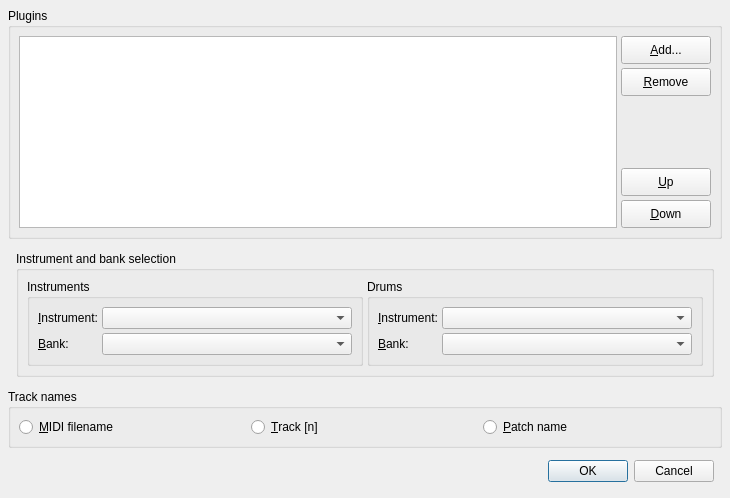
<?xml version="1.0" encoding="UTF-8"?>
<ui version="4.0">
 <author>rncbc aka Rui Nuno Capela</author>
 <comment>qtractor - An Audio/MIDI multi-track sequencer.

   Copyright (C) 2005-2020, rncbc aka Rui Nuno Capela. All rights reserved.

   This program is free software; you can redistribute it and/or
   modify it under the terms of the GNU General Public License
   as published by the Free Software Foundation; either version 2
   of the License, or (at your option) any later version.

   This program is distributed in the hope that it will be useful,
   but WITHOUT ANY WARRANTY; without even the implied warranty of
   MERCHANTABILITY or FITNESS FOR A PARTICULAR PURPOSE.  See the
   GNU General Public License for more details.

   You should have received a copy of the GNU General Public License along
   with this program; if not, write to the Free Software Foundation, Inc.,
   51 Franklin Street, Fifth Floor, Boston, MA 02110-1301 USA.

 </comment>
 <class>qtractorMidiImportForm</class>
 <widget class="QDialog" name="qtractorMidiImportForm">
  <property name="geometry">
   <rect>
    <x>0</x>
    <y>0</y>
    <width>0</width>
    <height>0</height>
   </rect>
  </property>
  <property name="windowTitle">
   <string>MIDI import</string>
  </property>
  <property name="focusPolicy" >
   <enum>Qt::StrongFocus</enum>
  </property>
  <property name="windowIcon" >
   <iconset resource="qtractor.qrc" >:/images/itemMidiFile.png</iconset>
  </property>
  <layout class="QVBoxLayout" >
   <item>
    <widget class="QGroupBox" name="Plugins">
     <property name="title">
      <string>Plugins</string>
     </property>
      <layout class="QHBoxLayout" >
       <item>
        <widget class="qtractorPluginListView" name="PluginListView" >
         <property name="focusPolicy" >
          <enum>Qt::WheelFocus</enum>
         </property>
         <property name="toolTip" >
          <string>Track plugins</string>
         </property>
        </widget>
       </item>
       <item>
        <layout class="QVBoxLayout" >
         <item>
          <widget class="QToolButton" name="AddPluginToolButton" >
           <property name="minimumSize" >
            <size>
             <width>90</width>
             <height>28</height>
            </size>
           </property>
           <property name="toolTip" >
            <string>Add plugin</string>
           </property>
           <property name="text" >
            <string>&amp;Add...</string>
           </property>
           <property name="icon" >
            <iconset resource="qtractor.qrc" >:/images/formCreate.png</iconset>
           </property>
           <property name="toolButtonStyle" >
            <enum>Qt::ToolButtonTextBesideIcon</enum>
           </property>
          </widget>
         </item>
         <item>
          <widget class="QToolButton" name="RemovePluginToolButton" >
           <property name="minimumSize" >
            <size>
             <width>90</width>
             <height>28</height>
            </size>
           </property>
           <property name="toolTip" >
            <string>Remove plugin</string>
           </property>
           <property name="text" >
            <string>&amp;Remove</string>
           </property>
           <property name="icon" >
            <iconset resource="qtractor.qrc" >:/images/formRemove.png</iconset>
           </property>
           <property name="toolButtonStyle" >
            <enum>Qt::ToolButtonTextBesideIcon</enum>
           </property>
          </widget>
         </item>
         <item>
          <spacer>
           <property name="orientation" >
            <enum>Qt::Vertical</enum>
           </property>
           <property name="sizeHint" >
            <size>
             <width>8</width>
             <height>8</height>
            </size>
           </property>
          </spacer>
         </item>
         <item>
          <widget class="QToolButton" name="MoveUpPluginToolButton" >
           <property name="minimumSize" >
            <size>
             <width>90</width>
             <height>28</height>
            </size>
           </property>
           <property name="toolTip" >
            <string>Move plugin up</string>
           </property>
           <property name="text" >
            <string>&amp;Up</string>
           </property>
           <property name="icon" >
            <iconset resource="qtractor.qrc" >:/images/formMoveUp.png</iconset>
           </property>
           <property name="toolButtonStyle" >
            <enum>Qt::ToolButtonTextBesideIcon</enum>
           </property>
          </widget>
         </item>
         <item>
          <widget class="QToolButton" name="MoveDownPluginToolButton" >
           <property name="minimumSize" >
            <size>
             <width>90</width>
             <height>28</height>
            </size>
           </property>
           <property name="toolTip" >
            <string>Move plugin down</string>
           </property>
           <property name="text" >
            <string>&amp;Down</string>
           </property>
           <property name="icon" >
            <iconset resource="qtractor.qrc" >:/images/formMoveDown.png</iconset>
           </property>
           <property name="toolButtonStyle" >
            <enum>Qt::ToolButtonTextBesideIcon</enum>
           </property>
          </widget>
         </item>
        </layout>
       </item>
      </layout>
    </widget>
   </item>
   <item>
    <layout class="QHBoxLayout" >
     <property name="spacing" >
      <number>4</number>
     </property>
     <property name="margin" >
      <number>8</number>
     </property>
     <item>
      <widget class="QGroupBox" name="InstrumentBankGroup">
       <property name="title">
        <string>Instrument and bank selection</string>
       </property>
       <layout class="QHBoxLayout" >
        <item>
         <widget class="QGroupBox" name="InstrumentGroup">
          <property name="title">
           <string>Instruments</string>
          </property>
          <layout class="QGridLayout" >
           <property name="margin" >
            <number>8</number>
           </property>
           <property name="spacing" >
            <number>4</number>
           </property>
           <item row="0" column="0" >
            <widget class="QLabel" name="InstInstTextLabel" >
             <property name="text" >
              <string>&amp;Instrument:</string>
             </property>
             <property name="buddy" >
              <cstring>InstInstComboBox</cstring>
             </property>
            </widget>
           </item>
           <item row="0" column="1" colspan="5" >
            <widget class="QComboBox" name="InstInstComboBox" >
             <property name="minimumSize" >
              <size>
               <width>250</width>
              </size>
             </property>            
             <property name="toolTip" >
              <string>Select instrument for all instruments</string>
             </property>
            </widget>
           </item>
           <item row="1" column="0" >
            <widget class="QLabel" name="InstBankTextLabel" >
             <property name="text" >
              <string>&amp;Bank:</string>
             </property>
             <property name="buddy" >
              <cstring>InstBankComboBox</cstring>
             </property>
            </widget>
           </item>
           <item row="1" column="1" colspan="5" >
            <widget class="QComboBox" name="InstBankComboBox" >
             <property name="minimumSize" >
              <size>
               <width>250</width>
              </size>
             </property>            
             <property name="toolTip" >
              <string>Select bank for all instruments</string>
             </property>
            </widget>
           </item>
          </layout>
         </widget>
        </item>
        <item>
         <widget class="QGroupBox" name="DrumGroup">
          <property name="title">
           <string>Drums</string>
          </property>
          <layout class="QGridLayout" >
           <property name="margin" >
            <number>8</number>
           </property>
           <property name="spacing" >
            <number>4</number>
           </property>
           <item row="0" column="0" >
            <widget class="QLabel" name="DrumInstTextLabel" >
             <property name="text" >
              <string>&amp;Instrument:</string>
             </property>
             <property name="buddy" >
              <cstring>DrumInstComboBox</cstring>
             </property>
            </widget>
           </item>
           <item row="0" column="1" colspan="5" >
            <widget class="QComboBox" name="DrumInstComboBox" >
             <property name="minimumSize" >
              <size>
               <width>250</width>
              </size>
             </property>            
             <property name="toolTip" >
              <string>Select instrument for all drums</string>
             </property>
            </widget>
           </item>
           <item row="1" column="0" >
            <widget class="QLabel" name="DrumBankTextLabel" >
             <property name="text" >
              <string>&amp;Bank:</string>
             </property>
             <property name="buddy" >
              <cstring>DrumBankComboBox</cstring>
             </property>
            </widget>
           </item>
           <item row="1" column="1" colspan="5" >
            <widget class="QComboBox" name="DrumBankComboBox" >
             <property name="minimumSize" >
              <size>
               <width>250</width>
              </size>
             </property>            
             <property name="toolTip" >
              <string>Select bank for all drums</string>
             </property>
            </widget>
           </item>
          </layout>
         </widget>
        </item>
       </layout>
      </widget>
     </item>
    </layout>
   </item>
   <item>
    <widget class="QGroupBox" name="TrackNameGroup">
     <property name="title">
      <string>Track names</string>
     </property>
     <layout class="QHBoxLayout" >
      <item>
       <widget class="QRadioButton" name="NameMidiRadioButton">
        <property name="toolTip">
         <string>Set MIDI filename (without extension) for track name</string>
        </property>
        <property name="text">
         <string>&amp;MIDI filename</string>
        </property>
        <property name="checked">
         <bool>false</bool>
        </property>
       </widget>
      </item>
      <item>
       <widget class="QRadioButton" name="NameTrackRadioButton">
        <property name="toolTip">
         <string>Set 'Track n' (n = number) for track name</string>
        </property>
        <property name="text">
         <string>&amp;Track [n]</string>
        </property>
        <property name="checked">
         <bool>false</bool>
        </property>
       </widget>
      </item>
      <item>
       <widget class="QRadioButton" name="NamePatchRadioButton">
        <property name="toolTip">
         <string>Instrument name</string>
        </property>
        <property name="text">
         <string>&amp;Patch name</string>
        </property>
        <property name="checked">
         <bool>false</bool>
        </property>
       </widget>
      </item>
     </layout>      
    </widget>
   </item>
   <item>
    <layout class="QHBoxLayout">
     <property name="spacing">
      <number>4</number>
     </property>
     <property name="margin">
      <number>8</number>
     </property>
     <item>
      <widget class="QDialogButtonBox" name="DialogButtonBox">
       <property name="orientation">
        <enum>Qt::Horizontal</enum>
       </property>
       <property name="standardButtons">
        <set>QDialogButtonBox::Cancel|QDialogButtonBox::Ok</set>
       </property>
      </widget>
     </item>
    </layout>
   </item>
  </layout>
 </widget>
 <layoutdefault spacing="4" margin="8" />
 <customwidgets>
  <customwidget>
   <class>qtractorPluginListView</class>
   <extends>QListWidget</extends>
   <header>qtractorPluginListView.h</header>
  </customwidget>
 </customwidgets>
 <tabstops>
  <tabstop>PluginListView</tabstop>
  <tabstop>AddPluginToolButton</tabstop>
  <tabstop>RemovePluginToolButton</tabstop>
  <tabstop>MoveUpPluginToolButton</tabstop>
  <tabstop>MoveDownPluginToolButton</tabstop>
  <tabstop>InstInstComboBox</tabstop>
  <tabstop>InstBankComboBox</tabstop>
  <tabstop>DrumInstComboBox</tabstop>
  <tabstop>DrumBankComboBox</tabstop>
  <tabstop>NameMidiRadioButton</tabstop>
  <tabstop>DialogButtonBox</tabstop>
 </tabstops>
 <resources>
  <include location="qtractor.qrc" />
 </resources>
 <connections/>
</ui>
